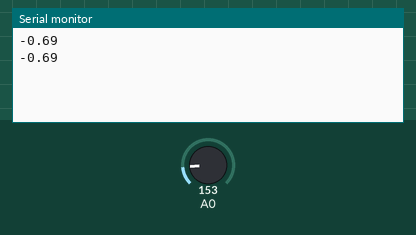
The sketch below on a simulated Arduino Uno, built with avr-gcc and run on an emulated ATmega328P. Parts: the last lines printed to the serial monitor. The test bench sets the inputs (shaded band); at power-on: A0 = 153.

Above: at 3.8 s.
3.9 s: A0 set to 165
At 7.2 s:
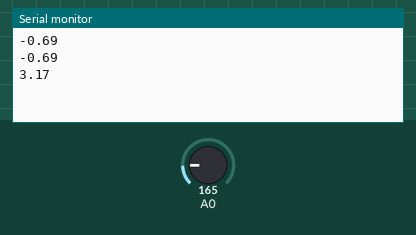
7.8 s: A0 set to 175
At 9.5 s:
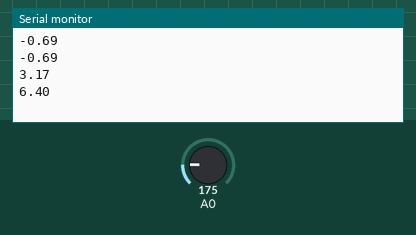
Timing chart, 0 to 11.0 s (numbered marks = the images above; inputs shaded):
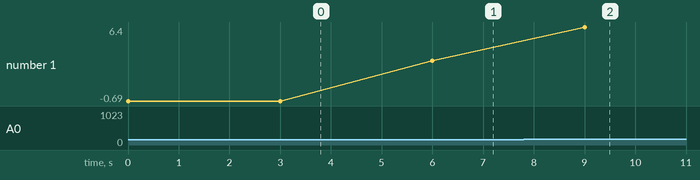

Measured:
- after the input at 3.9 s, the serial monitor: prints a new line after 2.1 s (image 1)
- after the input at 7.8 s, the serial monitor: prints a new line after 1.2 s (image 2)
- plotted number 1: -0.69 → 3.17 after the input at 3.9 s, 3.17 → 6.4 after the input at 7.8 s

The sketch:

Testing_temp_36_sensor.ino
```cpp
/*
  TMP36 temperature sensor
 Reads an analog input on pin 0, prints the result to the serial monitor

 */

void setup() {
  Serial.begin(9600);
}

void loop() {
  // read the value from the sensor:
  int sensorValue = analogRead(A0);
  // convert the reading to millivolts:
  float voltage = sensorValue *  (3.3/ 1024.0);
  // convert the millivolts to temperature celsius:
  float temperature = (voltage - 0.5)/0.01;
  // print the temperature:
  Serial.println(temperature);

  delay(3000);
}
```
